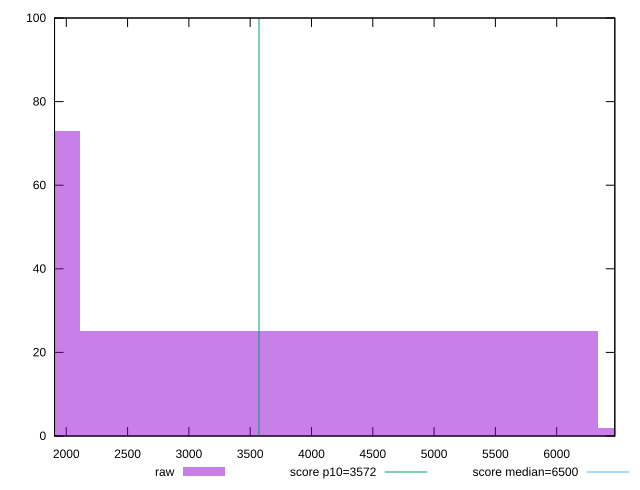

Write the gnuplot code that produced this figure.
reset

$raw <<EOF
4222.938565707235 25
0 73
8445.87713141447 2
EOF

set key outside below
set boxwidth 4222.938565707235
set xrange [1904.3046:6474.110699999999]
set yrange [0:100]
set trange [0:100]
set style fill transparent solid 0.5 noborder

set parametric
set terminal svg size 640, 490 enhanced background rgb 'white'
set output "report_00019_2021-02-10T18-14-37.922Z//first-cpu-idle/samples/pages+cached+noadtech/raw/histogram.svg"

plot $raw title "raw" with boxes, \
     3572,t title "score p10=3572", \
     6500,t title "score median=6500"

reset
